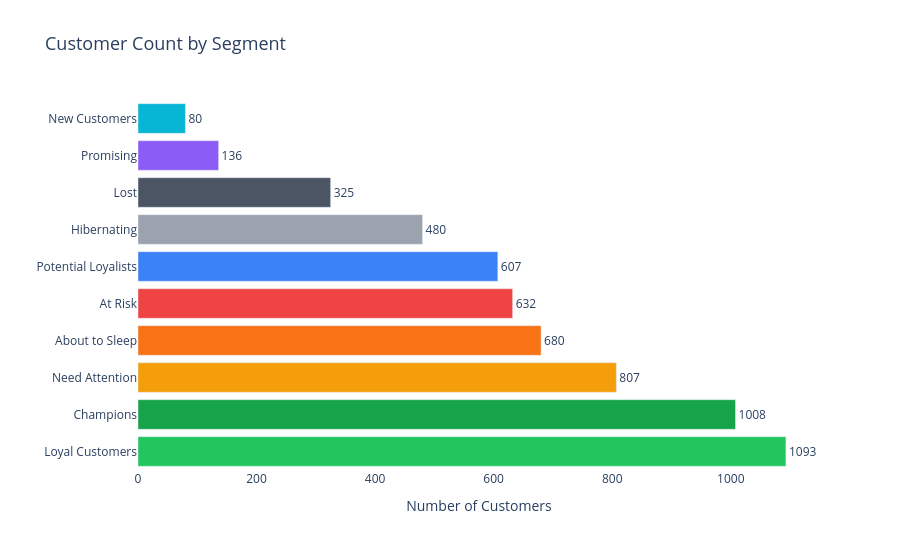

The code cell stored with this chart in its notebook:
### Code cell
# ─────────────────────────────────────────────
# VISUALIZATION 1: Customer Count per Segment
# ─────────────────────────────────────────────

seg_count = (df_segments['segment']
             .value_counts()
             .reset_index()
             .rename(columns={'index':'segment', 'count':'customers'}))

fig = px.bar(
    seg_count.sort_values('customers', ascending=True),
    x            = 'customers',
    y            = 'segment',
    orientation  = 'h',
    color        = 'segment',
    color_discrete_map = SEGMENT_COLORS,
    title        = 'Customer Count by Segment',
    text         = 'customers',
    labels       = {'customers': 'Number of Customers', 'segment': ''}
)
fig.update_traces(textposition='outside')
fig.update_layout(
    showlegend   = False,
    height       = 550,
    plot_bgcolor = 'white',
    title_font_size = 18
)
fig.show()

### Figure 1 — Plotly figure (JSON) as saved in the notebook; plotly's stock layout.template omitted (floating-point values rounded to 4 significant figures)
{"data": [{"hovertemplate": "=%{y}<br>Number of Customers=%{text}<extra></extra>", "legendgroup": "New Customers", "marker": {"color": "#06b6d4", "pattern": {"shape": ""}}, "name": "New Customers", "orientation": "h", "showlegend": true, "text": [80.0], "textposition": "outside", "type": "bar", "x": [80], "xaxis": "x", "y": ["New Customers"], "yaxis": "y"}, {"hovertemplate": "=%{y}<br>Number of Customers=%{text}<extra></extra>", "legendgroup": "Promising", "marker": {"color": "#8b5cf6", "pattern": {"shape": ""}}, "name": "Promising", "orientation": "h", "showlegend": true, "text": [136.0], "textposition": "outside", "type": "bar", "x": [136], "xaxis": "x", "y": ["Promising"], "yaxis": "y"}, {"hovertemplate": "=%{y}<br>Number of Customers=%{text}<extra></extra>", "legendgroup": "Lost", "marker": {"color": "#4b5563", "pattern": {"shape": ""}}, "name": "Lost", "orientation": "h", "showlegend": true, "text": [325.0], "textposition": "outside", "type": "bar", "x": [325], "xaxis": "x", "y": ["Lost"], "yaxis": "y"}, {"hovertemplate": "=%{y}<br>Number of Customers=%{text}<extra></extra>", "legendgroup": "Hibernating", "marker": {"color": "#9ca3af", "pattern": {"shape": ""}}, "name": "Hibernating", "orientation": "h", "showlegend": true, "text": [480.0], "textposition": "outside", "type": "bar", "x": [480], "xaxis": "x", "y": ["Hibernating"], "yaxis": "y"}, {"hovertemplate": "=%{y}<br>Number of Customers=%{text}<extra></extra>", "legendgroup": "Potential Loyalists", "marker": {"color": "#3b82f6", "pattern": {"shape": ""}}, "name": "Potential Loyalists", "orientation": "h", "showlegend": true, "text": [607.0], "textposition": "outside", "type": "bar", "x": [607], "xaxis": "x", "y": ["Potential Loyalists"], "yaxis": "y"}, {"hovertemplate": "=%{y}<br>Number of Customers=%{text}<extra></extra>", "legendgroup": "At Risk", "marker": {"color": "#ef4444", "pattern": {"shape": ""}}, "name": "At Risk", "orientation": "h", "showlegend": true, "text": [632.0], "textposition": "outside", "type": "bar", "x": [632], "xaxis": "x", "y": ["At Risk"], "yaxis": "y"}, {"hovertemplate": "=%{y}<br>Number of Customers=%{text}<extra></extra>", "legendgroup": "About to Sleep", "marker": {"color": "#f97316", "pattern": {"shape": ""}}, "name": "About to Sleep", "orientation": "h", "showlegend": true, "text": [680.0], "textposition": "outside", "type": "bar", "x": [680], "xaxis": "x", "y": ["About to Sleep"], "yaxis": "y"}, {"hovertemplate": "=%{y}<br>Number of Customers=%{text}<extra></extra>", "legendgroup": "Need Attention", "marker": {"color": "#f59e0b", "pattern": {"shape": ""}}, "name": "Need Attention", "orientation": "h", "showlegend": true, "text": [807.0], "textposition": "outside", "type": "bar", "x": [807], "xaxis": "x", "y": ["Need Attention"], "yaxis": "y"}, {"hovertemplate": "=%{y}<br>Number of Customers=%{text}<extra></extra>", "legendgroup": "Champions", "marker": {"color": "#16a34a", "pattern": {"shape": ""}}, "name": "Champions", "orientation": "h", "showlegend": true, "text": [1008.0], "textposition": "outside", "type": "bar", "x": [1008], "xaxis": "x", "y": ["Champions"], "yaxis": "y"}, {"hovertemplate": "=%{y}<br>Number of Customers=%{text}<extra></extra>", "legendgroup": "Loyal Customers", "marker": {"color": "#22c55e", "pattern": {"shape": ""}}, "name": "Loyal Customers", "orientation": "h", "showlegend": true, "text": [1093.0], "textposition": "outside", "type": "bar", "x": [1093], "xaxis": "x", "y": ["Loyal Customers"], "yaxis": "y"}], "layout": {"barmode": "relative", "height": 550, "legend": {"title": {"text": ""}, "tracegroupgap": 0}, "plot_bgcolor": "white", "showlegend": false, "title": {"font": {"size": 18}, "text": "Customer Count by Segment"}, "xaxis": {"anchor": "y", "domain": [0, 1], "title": {"text": "Number of Customers"}}, "yaxis": {"anchor": "x", "categoryarray": ["Loyal Customers", "Champions", "Need Attention", "About to Sleep", "At Risk", "Potential Loyalists", "Hibernating", "Lost", "Promising", "New Customers"], "categoryorder": "array", "domain": [0, 1], "title": {"text": ""}}}}
